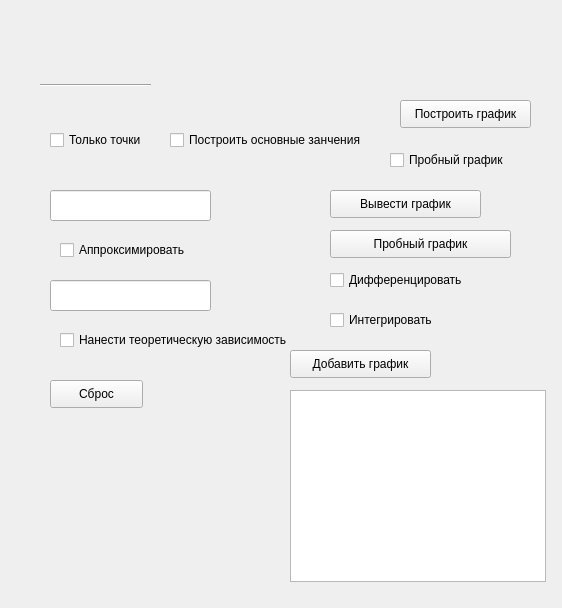
<?xml version="1.0" encoding="UTF-8"?>
<ui version="4.0">
 <class>Form</class>
 <widget class="QWidget" name="Form">
  <property name="geometry">
   <rect>
    <x>0</x>
    <y>0</y>
    <width>562</width>
    <height>608</height>
   </rect>
  </property>
  <property name="windowTitle">
   <string>Form</string>
  </property>
  <widget class="QPushButton" name="pushButton_show_graph">
   <property name="geometry">
    <rect>
     <x>400</x>
     <y>100</y>
     <width>131</width>
     <height>28</height>
    </rect>
   </property>
   <property name="text">
    <string>Построить график</string>
   </property>
  </widget>
  <widget class="QLineEdit" name="lineEdit_teor">
   <property name="geometry">
    <rect>
     <x>50</x>
     <y>280</y>
     <width>161</width>
     <height>31</height>
    </rect>
   </property>
  </widget>
  <widget class="QPushButton" name="pushButton_differ">
   <property name="geometry">
    <rect>
     <x>330</x>
     <y>230</y>
     <width>181</width>
     <height>28</height>
    </rect>
   </property>
   <property name="text">
    <string>Пробный график</string>
   </property>
  </widget>
  <widget class="QPushButton" name="pushButton_show">
   <property name="geometry">
    <rect>
     <x>330</x>
     <y>190</y>
     <width>151</width>
     <height>28</height>
    </rect>
   </property>
   <property name="text">
    <string>Вывести график</string>
   </property>
  </widget>
  <widget class="Line" name="line">
   <property name="geometry">
    <rect>
     <x>40</x>
     <y>70</y>
     <width>111</width>
     <height>31</height>
    </rect>
   </property>
   <property name="orientation">
    <enum>Qt::Horizontal</enum>
   </property>
  </widget>
  <widget class="QCheckBox" name="checkBox_points">
   <property name="geometry">
    <rect>
     <x>50</x>
     <y>130</y>
     <width>121</width>
     <height>20</height>
    </rect>
   </property>
   <property name="text">
    <string>Только точки </string>
   </property>
  </widget>
  <widget class="QLineEdit" name="lineEdit_approk">
   <property name="geometry">
    <rect>
     <x>50</x>
     <y>190</y>
     <width>161</width>
     <height>31</height>
    </rect>
   </property>
  </widget>
  <widget class="QPushButton" name="pushButton_cancel">
   <property name="geometry">
    <rect>
     <x>50</x>
     <y>380</y>
     <width>93</width>
     <height>28</height>
    </rect>
   </property>
   <property name="text">
    <string>Сброс</string>
   </property>
  </widget>
  <widget class="QPushButton" name="pushButton_add">
   <property name="geometry">
    <rect>
     <x>290</x>
     <y>350</y>
     <width>141</width>
     <height>28</height>
    </rect>
   </property>
   <property name="text">
    <string>Добавить график</string>
   </property>
  </widget>
  <widget class="QLabel" name="label_graph_name">
   <property name="geometry">
    <rect>
     <x>40</x>
     <y>50</y>
     <width>151</width>
     <height>21</height>
    </rect>
   </property>
   <property name="text">
    <string/>
   </property>
  </widget>
  <widget class="QCheckBox" name="checkBox_approk">
   <property name="geometry">
    <rect>
     <x>60</x>
     <y>240</y>
     <width>141</width>
     <height>20</height>
    </rect>
   </property>
   <property name="text">
    <string>Аппроксимировать</string>
   </property>
  </widget>
  <widget class="QCheckBox" name="checkBox_teor">
   <property name="geometry">
    <rect>
     <x>60</x>
     <y>330</y>
     <width>251</width>
     <height>20</height>
    </rect>
   </property>
   <property name="text">
    <string>Нанести теоретическую зависимость</string>
   </property>
  </widget>
  <widget class="QCheckBox" name="checkBox_main_value">
   <property name="geometry">
    <rect>
     <x>170</x>
     <y>130</y>
     <width>221</width>
     <height>20</height>
    </rect>
   </property>
   <property name="text">
    <string>Построить основные занчения</string>
   </property>
  </widget>
  <widget class="QCheckBox" name="checkBox_integer">
   <property name="geometry">
    <rect>
     <x>330</x>
     <y>310</y>
     <width>141</width>
     <height>20</height>
    </rect>
   </property>
   <property name="text">
    <string>Интегрировать</string>
   </property>
  </widget>
  <widget class="QCheckBox" name="checkBox">
   <property name="geometry">
    <rect>
     <x>390</x>
     <y>150</y>
     <width>131</width>
     <height>20</height>
    </rect>
   </property>
   <property name="text">
    <string>Пробный график</string>
   </property>
  </widget>
  <widget class="QListWidget" name="listWidget_graphics">
   <property name="geometry">
    <rect>
     <x>290</x>
     <y>390</y>
     <width>256</width>
     <height>192</height>
    </rect>
   </property>
  </widget>
  <widget class="QCheckBox" name="checkBox_differ">
   <property name="geometry">
    <rect>
     <x>330</x>
     <y>270</y>
     <width>211</width>
     <height>20</height>
    </rect>
   </property>
   <property name="text">
    <string>Дифференцировать</string>
   </property>
  </widget>
 </widget>
 <resources/>
 <connections/>
</ui>
